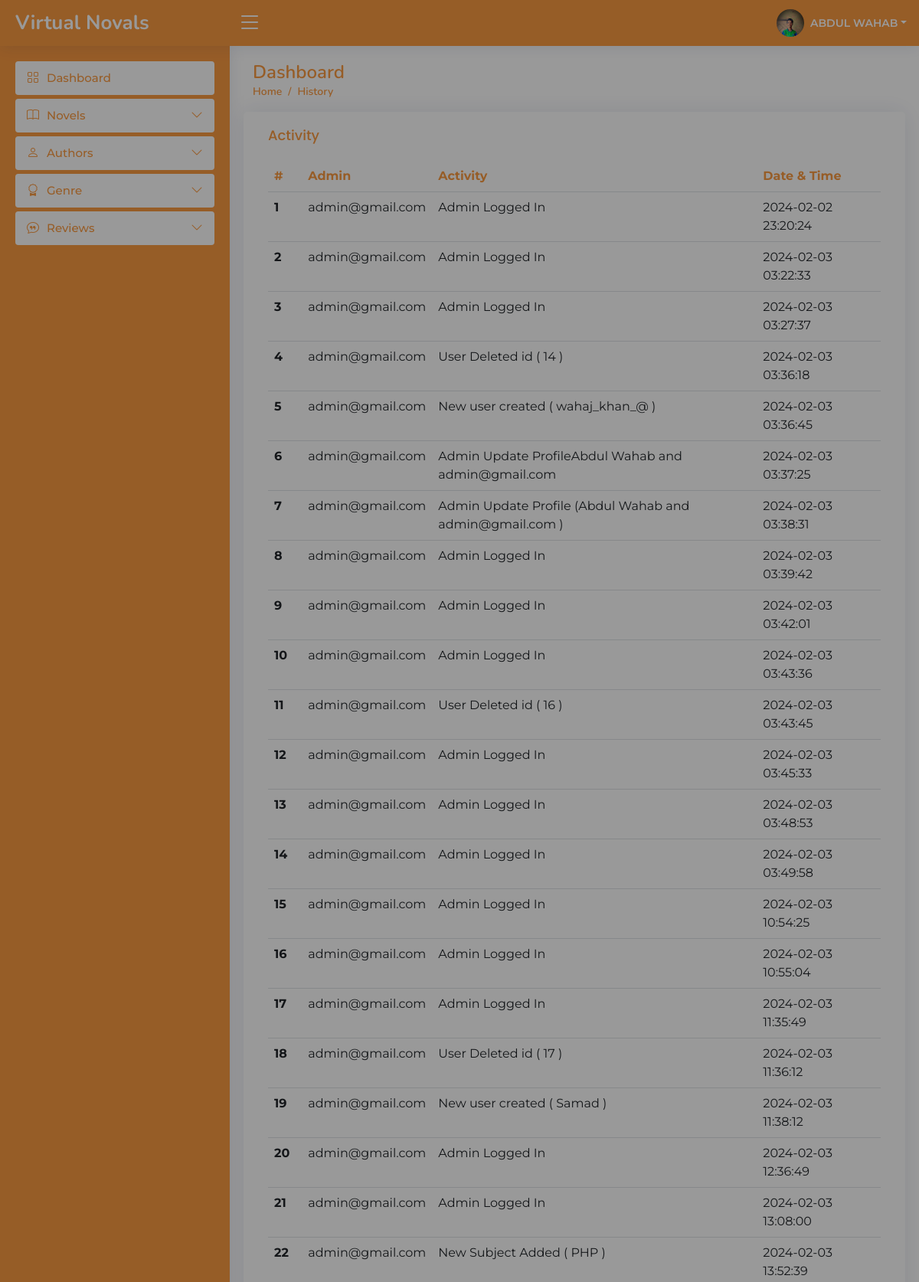
/admin/adminActivity.php (signed in, upper part), run on the app's committed database.
### tables this page shows
CREATE TABLE `users` (
  `user_id` int(11) NOT NULL,
  `username` varchar(255) NOT NULL,
  `fullname` varchar(50) NOT NULL,
  `password_hash` varchar(255) NOT NULL,
  `role` enum('user','admin') DEFAULT 'user',
  `user_img` text NOT NULL DEFAULT 'none'
);

CREATE TABLE `admin_activity` (
  `id` int(11) NOT NULL,
  `admin` varchar(50) NOT NULL,
  `action` varchar(255) NOT NULL,
  `date_time` datetime NOT NULL
);

### admin/adminActivity.php (the view, shortened to what this page needs)
<?php
require_once('../modules/conn.php');
if(isset($_SESSION['username']))
{
?>
<!DOCTYPE html>
<html lang="en">
<head>
  <?php require 'components/head.php' ?>
</head>
<body>
 <?php
  include('components/header.php');
  ?>
  <?php
  include('components/sidebar.php');
  ?>
  <main id="main" class="main">
    <div class="pagetitle">
      <h1>Dashboard</h1>
      <nav>
        <ol class="breadcrumb">
          <li class="breadcrumb-item"><a href="index.php">Home</a></li>
          <li class="breadcrumb-item active">History</li>
        </ol>
      </nav>
    </div>
    <section class="section dashboard">
      <div class="row">
        <div class="col-lg-12">
          <div class="row">
<div class="card">
  <div class="card-body">
    <h5 class="card-title">Activity</h5>
    <table class="table table-hover datatable">
      <thead class="samad-dashborad-header">
        <tr>
          <th scope="col">#</th>
          <th scope="col">Admin</th>
          <th scope="col">Activity</th>
          <th scope="col">Date & Time</th>
        </tr>
      </thead>
      <tbody>
      <?php
        $query = "select * from admin_activity";
        $query_run = mysqli_query($conn,$query);
        while($row = mysqli_fetch_assoc($query_run)){
        ?>
        <tr>
          <th scope="row"><?php echo $row['id'] ?></th>
          <td><?php echo $row['admin'] ?></td>
          <td><?php echo $row['action'] ?></td>
          <td><?php echo $row['date_time'] ?></td>
        </tr>
        <?php
        }
       ?>
      </tbody>
    </table>
  </div>
</div>
          </div>
        </div>
      </div>
    </section>
  </main>
</body>
</html>
<?php
    }else{
      header("location:../login.php");
exit();
    }
?>

### admin/components/header.php (shortened to what this page needs)
<?php
    $id = $_SESSION['id'];
    require('../modules/conn.php');
  $headerQuiry = "SELECT * FROM `users` where user_id = '$id'";
  $headerResult = $conn->query($headerQuiry);
  $headerData=  mysqli_fetch_array($headerResult)
?>
 <header id="header" class="header fixed-top d-flex align-items-center">
<div class="d-flex align-items-center justify-content-between">
  <a href="index.php?session=admin" class="logo d-flex align-items-center">
    <span class="d-none d-lg-block">Virtual Novals</span>
  </a>
  <i class="bi bi-list toggle-sidebar-btn"></i>
</div>
<nav class="header-nav ms-auto">
  <ul class="d-flex align-items-center">
    <li class="nav-item dropdown pe-3">
      <a class="nav-link nav-profile d-flex align-items-center pe-0" href="#" data-bs-toggle="dropdown">
        <img src="./<?php echo $headerData['user_img'] ?>" alt="Profile" class="rounded-circle" style="aspect-ratio: 1/1; object-fit: cover; object-position: top;">
        <span class="d-none d-md-block dropdown-toggle text-capitalize ps-2"><?php echo $headerData['fullname'] ?></span>
      </a>
    </li>
  </ul>
</nav>
</header>

### admin/assets/css/style.css (style rules this page uses)
:root { scroll-behavior: smooth; }
body { font-family: "Montserrat", sans-serif; }
a { color: #FA9A41; text-decoration: none; }
h1, h2, h3, h4, h5, h6 { font-family: "Nunito", sans-serif; }
#main { margin-top: 60px; padding: 20px 30px; transition: all 0.3s; }
.pagetitle { margin-bottom: 10px; }
.pagetitle h1 { font-size: 24px; margin-bottom: 0; font-weight: 600; color: #FA9A41; }
.card { margin-bottom: 30px; border: none; border-radius: 5px; box-shadow: 0px 0 30px rgba(1, 41, 112, 0.1); }
.card-title { padding: 20px 0 15px 0; font-size: 18px; font-weight: 500; color: #FA9A41; font-family: "Poppins", sans-serif; }
.table .samad-dashborad-header th { color: #FA9A41; text-wrap: nowrap; }
.card-body { padding: 0 20px 20px 20px; width: 100%; }
.breadcrumb { font-size: 14px; font-family: "Nunito", sans-serif; color: #FA9A41; font-weight: 600; }
.breadcrumb a { color: #FA9A41; transition: 0.3s; }
.breadcrumb .breadcrumb-item::before { color: #FA9A41; }
.breadcrumb .active { color: #FA9A41; font-weight: 600; }
.logo { line-height: 1; }
@media (min-width: 1200px) { .logo { width: 280px; } }
.logo span { font-size: 26px; font-weight: 700; color:white; font-family: "Nunito", sans-serif; }
.header { transition: all 0.5s; z-index: 997; height: 60px; box-shadow: 0px 2px 20px rgba(1, 41, 112, 0.1); background-color: #FA9A41; padding-left: 20px; }
.header .toggle-sidebar-btn { font-size: 32px; padding-left: 10px; cursor: pointer; color: white; }
.header-nav ul { list-style: none; }
.header-nav>ul { margin: 0; padding: 0; }
.header-nav .nav-profile { color: white; }
.header-nav .nav-profile img { max-height: 36px; }
.header-nav .nav-profile span { font-size: 14px; font-weight: 600; }
@media (min-width: 1200px) { #main, #footer { margin-left: 300px; } }

### data on the page
users: user_img (picture), fullname "ABDUL WAHAB"
admin_activity: id "1", admin "admin@gmail.com", action "Admin Logged In", date_time "2024-02-02 23:20:24"
admin_activity: id "2", admin "admin@gmail.com", action "Admin Logged In", date_time "2024-02-03 03:22:33"
admin_activity: id "3", admin "admin@gmail.com", action "Admin Logged In", date_time "2024-02-03 03:27:37"
admin_activity: id "4", admin "admin@gmail.com", action "User Deleted id ( 14 )", date_time "2024-02-03 03:36:18"
admin_activity: id "5", admin "admin@gmail.com", action "New user created ( wahaj_khan_@ )", date_time "2024-02-03 03:36:45"
admin_activity: id "6", admin "admin@gmail.com", action "Admin Update ProfileAbdul Wahab and admin@gmail.com", date_time "2024-02-03 03:37:25"
admin_activity: id "7", admin "admin@gmail.com", action "Admin Update Profile (Abdul Wahab and admin@gmail.com )", date_time "2024-02-03 03:38:31"
admin_activity: id "8", admin "admin@gmail.com", action "Admin Logged In", date_time "2024-02-03 03:39:42"
admin_activity: id "9", admin "admin@gmail.com", action "Admin Logged In", date_time "2024-02-03 03:42:01"
admin_activity: id "10", admin "admin@gmail.com", action "Admin Logged In", date_time "2024-02-03 03:43:36"
admin_activity: id "11", admin "admin@gmail.com", action "User Deleted id ( 16 )", date_time "2024-02-03 03:43:45"
admin_activity: id "12", admin "admin@gmail.com", action "Admin Logged In", date_time "2024-02-03 03:45:33"
admin_activity: id "13", admin "admin@gmail.com", action "Admin Logged In", date_time "2024-02-03 03:48:53"
admin_activity: id "14", admin "admin@gmail.com", action "Admin Logged In", date_time "2024-02-03 03:49:58"
admin_activity: id "15", admin "admin@gmail.com", action "Admin Logged In", date_time "2024-02-03 10:54:25"
admin_activity: id "16", admin "admin@gmail.com", action "Admin Logged In", date_time "2024-02-03 10:55:04"
admin_activity: id "17", admin "admin@gmail.com", action "Admin Logged In", date_time "2024-02-03 11:35:49"
admin_activity: id "18", admin "admin@gmail.com", action "User Deleted id ( 17 )", date_time "2024-02-03 11:36:12"
admin_activity: id "19", admin "admin@gmail.com", action "New user created ( Samad )", date_time "2024-02-03 11:38:12"
admin_activity: id "20", admin "admin@gmail.com", action "Admin Logged In", date_time "2024-02-03 12:36:49"
admin_activity: id "21", admin "admin@gmail.com", action "Admin Logged In", date_time "2024-02-03 13:08:00"
admin_activity: id "22", admin "admin@gmail.com", action "New Subject Added ( PHP )", date_time "2024-02-03 13:52:39"
